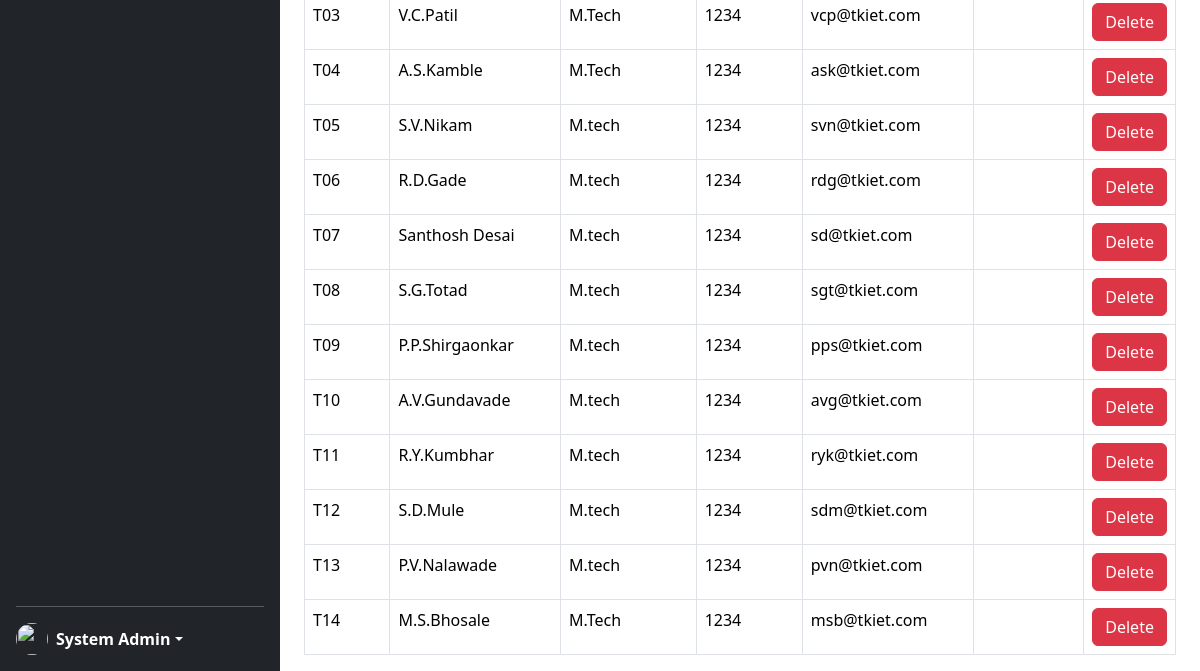
Before: /addStaff.php (signed in, lower part) with the older database file.
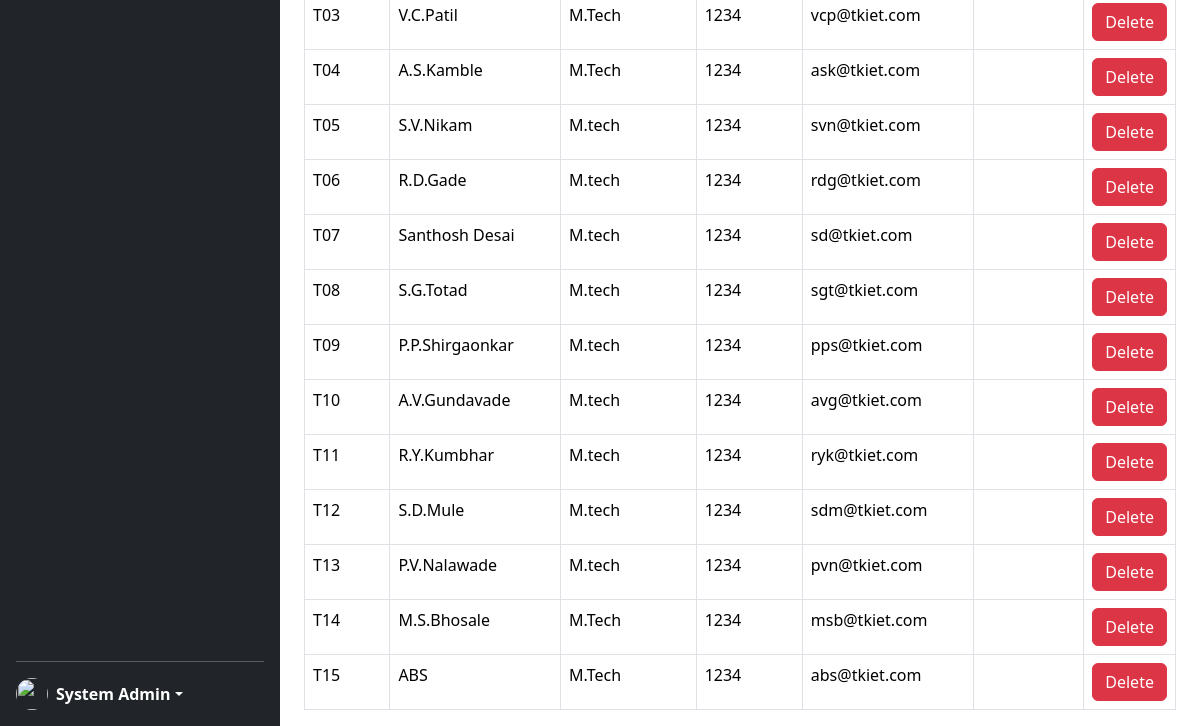
After: the same page with the newer database file.
### tables this page shows
CREATE TABLE `staff` (
  `name` varchar(50) NOT NULL,
  `staff_alias` varchar(10) DEFAULT NULL,
  `staffId` varchar(10) NOT NULL,
  `qualification` varchar(50) NOT NULL,
  `emailId` varchar(50) NOT NULL,
  `password` varchar(50) NOT NULL,
  `phone` varchar(10) NOT NULL
);

### addStaff.php (the view, shortened to what this page needs)
<!doctype html>
<html lang="en" data-bs-theme="auto">
<head>
    <link href="https://cdn.jsdelivr.net/npm/bootstrap@5.3.3/dist/css/bootstrap.min.css" rel="stylesheet">
    <link href="./css/sidebars.css" rel="stylesheet">
    <link href="sidebars.css" rel="stylesheet">
</head>
<body>
    <main class="d-flex flex-nowrap">
        <div class="d-flex flex-column flex-shrink-0 p-3 text-bg-dark" style="width: 280px; height:100vh;">
            <hr>
            <div class="dropdown">
                <a href="#" class="d-flex align-items-center text-white text-decoration-none dropdown-toggle" data-bs-toggle="dropdown" aria-expanded="false">
                    <?php
                    echo '<img src=' . $_SESSION['avatar'] . ' alt="" width="32" height="32" class="rounded-circle me-2">';
                    ?>
                    <strong>
                        <?php
                        if (isset($_SESSION["userloggedin"])) {
                            if ($_SESSION["userloggedin"] != 1) {
                                header("Location: http://localhost/TimeTableGenerator/login.php");
                            } else {
                                echo '<li class="float-right" type="button" id="dropdownMenuButton" data-toggle="dropdown" aria-haspopup="true" aria-expanded="false">' . $_SESSION["username"] . '</li>';
                            }
                        } else {
                            header("Location: http://localhost/TimeTableGenerator/login.php");
                        }
                        ?>
                    </strong>
                </a>
            </div>
        </div>
        <div class="dashboard-content container-fluid">
            <div class="container-fluid">
                <table id="stafftable" class="table table-bordered">
                    <tbody>
                        <?php
                        $q = mysqli_query(
                            mysqli_connect("localhost", "root", "root", "Dev"),
                            "SELECT * FROM staff where staffId!='OFF' ORDER BY staffId ASC"
                        );
                        while ($row = mysqli_fetch_assoc($q)) {
                            echo "<tr><td>{$row['staffId']}</td>
                    <td>{$row['name']}</td>
                    <td>{$row['qualification']}</td>
                    <td>{$row['phone']}</td>
                    <td>{$row['emailId']}</td>
                    <td>{$row['year']}</td>
                   <td><a class='btn btn-danger' href='./services/handleDelete.php?query=staff&staffid={$row['staffId']}'>Delete</a></td>
                    </tr>\n";
                        }
                        ?>
                    </tbody>
                </table>
            </div>
        </div>
    </main>
</body>
</html>

Changed rows visible on the page:
added staff: staffId "T15", name "ABS", qualification "M.Tech", phone "1234", emailId "abs@tkiet.com"
